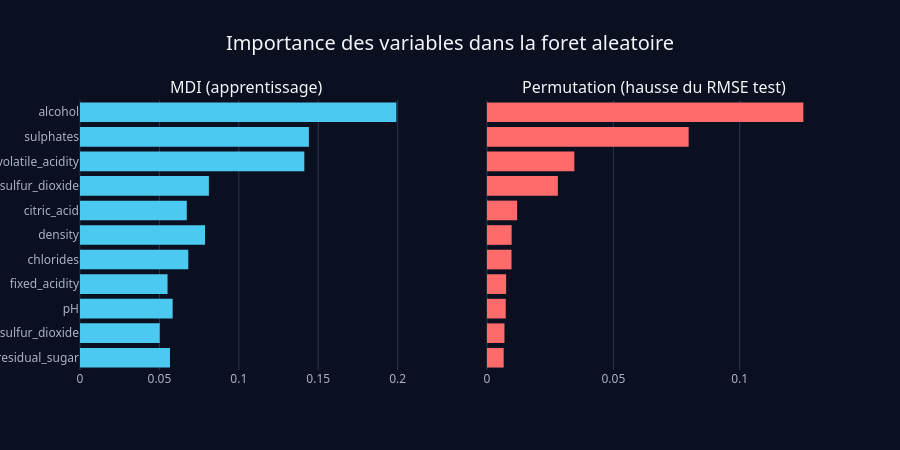

Write notebook code for a chart like this one.
### Markdown cell above
**Comparaison CART vs forêt.** La forêt aléatoire obtient un **RMSE nettement plus faible** que l'arbre CART
de profondeur 3 : le moyennage de centaines d'arbres profonds (faible biais) et peu corrélés réduit la variance
et améliore la généralisation. L'**erreur OOB** est du même ordre que l'erreur de test : elle constitue un bon
substitut « gratuit » à un jeu de validation (chaque arbre est évalué sur les ~37 % d'observations absentes de
son échantillon bootstrap, car $(1 - 1/n)^n \to e^{-1} \approx 0.37$).

On remarque aussi, sur le graphique réel/prédit, que les prédictions sont **tirées vers la moyenne** (les notes
3–4 sont surestimées, les notes 8 sous-estimées) : c'est l'effet classique de la moyenne dans les feuilles quand
les notes extrêmes sont rares.

### Compléments — Importance des variables

Une forêt est moins lisible qu'un arbre, mais on peut mesurer **quelles variables comptent** :
- **MDI** (*Mean Decrease in Impurity*, `feature_importances_`) : réduction de variance cumulée apportée par
  chaque variable dans tous les arbres (calculée sur l'apprentissage, biaisée vers les variables continues à
  nombreux seuils) ;
- **importance par permutation** : dégradation du RMSE **sur le test** quand on mélange aléatoirement une
  variable (on casse son lien avec la cible). Plus fiable pour interpréter.

### Code cell
perm = permutation_importance(foret, X_te, y_te, n_repeats=10, scoring="neg_root_mean_squared_error")
importances = pd.DataFrame({
    "MDI (apprentissage)": foret.feature_importances_,
    "Permutation (hausse du RMSE test)": perm.importances_mean,
}, index=X.columns).sort_values("Permutation (hausse du RMSE test)")

fig = make_subplots(rows=1, cols=2, shared_yaxes=True, subplot_titles=list(importances.columns))
for i, col in enumerate(importances.columns):
    fig.add_trace(go.Bar(x=importances[col], y=importances.index, orientation="h",
                         marker_color=pick_color(i), showlegend=False), row=1, col=i + 1)
fig.update_layout(title="Importance des variables dans la foret aleatoire", height=450)
fig.show()

### Figure 1 — Plotly figure (JSON) as saved in the notebook; plotly's stock layout.template omitted (floating-point values rounded to 4 significant figures)
{"data": [{"marker": {"color": "#4cc9f0"}, "orientation": "h", "showlegend": false, "type": "bar", "x": [0.05665, 0.05018, 0.05834, 0.05512, 0.06818, 0.0787, 0.06723, 0.08114, 0.1412, 0.1441, 0.1992], "xaxis": "x", "y": ["residual_sugar", "free_sulfur_dioxide", "pH", "fixed_acidity", "chlorides", "density", "citric_acid", "total_sulfur_dioxide", "volatile_acidity", "sulphates", "alcohol"], "yaxis": "y"}, {"marker": {"color": "#ff6b6b"}, "orientation": "h", "showlegend": false, "type": "bar", "x": [0.006601, 0.006899, 0.007412, 0.007562, 0.009704, 0.009752, 0.01192, 0.02804, 0.03456, 0.0798, 0.1252], "xaxis": "x2", "y": ["residual_sugar", "free_sulfur_dioxide", "pH", "fixed_acidity", "chlorides", "density", "citric_acid", "total_sulfur_dioxide", "volatile_acidity", "sulphates", "alcohol"], "yaxis": "y2"}], "layout": {"annotations": [{"font": {"size": 16}, "showarrow": false, "text": "MDI (apprentissage)", "x": 0.225, "xanchor": "center", "xref": "paper", "y": 1.0, "yanchor": "bottom", "yref": "paper"}, {"font": {"size": 16}, "showarrow": false, "text": "Permutation (hausse du RMSE test)", "x": 0.775, "xanchor": "center", "xref": "paper", "y": 1.0, "yanchor": "bottom", "yref": "paper"}], "height": 450, "title": {"text": "Importance des variables dans la foret aleatoire"}, "xaxis": {"anchor": "y", "domain": [0.0, 0.45]}, "xaxis2": {"anchor": "y2", "domain": [0.55, 1.0]}, "yaxis": {"anchor": "x", "domain": [0.0, 1.0]}, "yaxis2": {"anchor": "x2", "domain": [0.0, 1.0], "matches": "y", "showticklabels": false}}}
